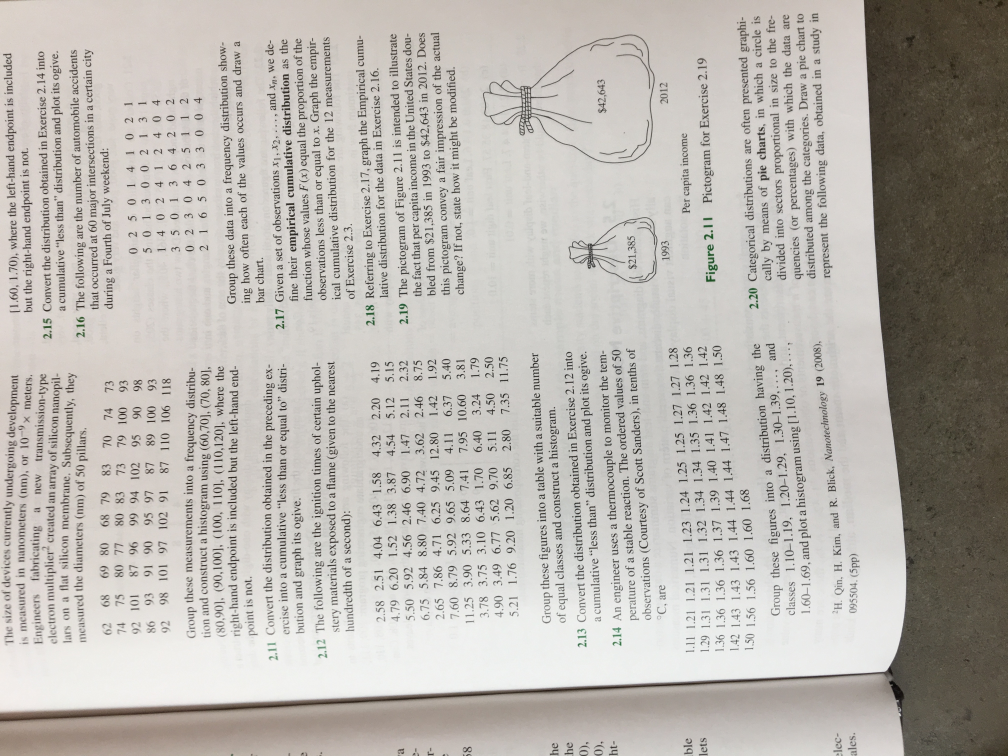
#> input picture src/media/JpegToPdf/original/IMG_0483.JPG, 4032 x 3024 px, found by its file name (shown at 1/4 size)
$ python -i JpegToPdf_converter.py   (imports and definitions only)
#> lines starting #> are read from the running program, lines starting #| are printed output that depends on the picture; long printed decimals are rounded
from PIL import Image, ExifTags
import math
import os


def scaleType(width, height):
    if width >= 2480 and height >= 3508:
        newWidth = float(2380)
        float(width)
        ratio = newWidth / width
        print(ratio)  # just for testing

        float(height)
        newHeight = ratio * height

        if newHeight > height:
            return "height"
        else:
            return "width"
    else:
        print("Scale Type: none")
        return "none"

        # make height 3408, and scale width accordingly


def scaleAccordingToHeight(width, height):
    newHeight = float(3408)
    float(height)
    ratio = newHeight / height
    print("The Ratio Is: %d", ratio)  # for testing

    float(width)
    newWidth = ratio * width

    newWidth = int(math.floor(newWidth))
    newHeight = int(math.floor(newHeight))

    return newWidth, newHeight

    # make width 2408 and scale height acccordingly


def scaleAccordingToWidth(width, height):
    newWidth = float(2380)
    float(width)
    ratio = newWidth / width
    print("+++++++The Ratio Is: %d", ratio)  # for testing

    float(height)
    newHeight = ratio * height

    newWidth = int(math.floor(newWidth))
    newHeight = int(math.floor(newHeight))

    return newWidth, newHeight


# creating new file name
def CreateNewFileName(file):
    # getting original file name
    filename_w_ext = os.path.basename(file)
    original_name, file_extension = os.path.splitext(filename_w_ext)

    # creating new name with a process id and a pdf file extension
    name = original_name
    pid = str(os.getpid()) # using process id, in case of multiple files with same name are being used
    extenstion = ".pdf"
    the_file_name = name + "_" + pid + extenstion

    return the_file_name

# creating blank image
mode = 'RGB'
size = (2480, 3508)
color = (255, 255, 255)
img = Image.new(mode, size, color)
#> img: PIL image 2480x3508 RGB; every value is 255

# reading image in
def ConvertFile(input_file):

#> called with input_file = '../media/JpegToPdf/original/IMG_0483.JPG'
    current_dir = os.getcwd()
    file_dir = current_dir
    input_file = file_dir + input_file
    print("INPUT FILE")
    print(input_file)

    original_image = Image.open(input_file)
#> original_image is the input picture: PIL image 4032x3024 RGB; mean R, G, B 185.6, 181.4, 175.9

    file_name = CreateNewFileName(input_file)

    try:
        for i in ExifTags.TAGS.keys():
            if ExifTags.TAGS[i] == 'Orientation':
                print("Found it!!!!!!!!")  # for testing
                print(ExifTags.TAGS[i])
                # https://sirv.com/help/resources/rotate-photos-to-be-upright/
                exif = dict(original_image._getexif().items())
                if exif[i] == 3:
                    print("Orientation 3, rotating 180 degrees")  # for testing
                    original_image = original_image.rotate(180, expand=True)
                elif exif[i] == 6:
                    print("Orientation 6, rotating 270 degrees")  # for testing
                    original_image = original_image.rotate(270, expand=True)
                elif exif[i] == 8:
                    print("Orientation 8, rotating 90 degrees")  # for testing
                    original_image = original_image.rotate(90, expand=True)
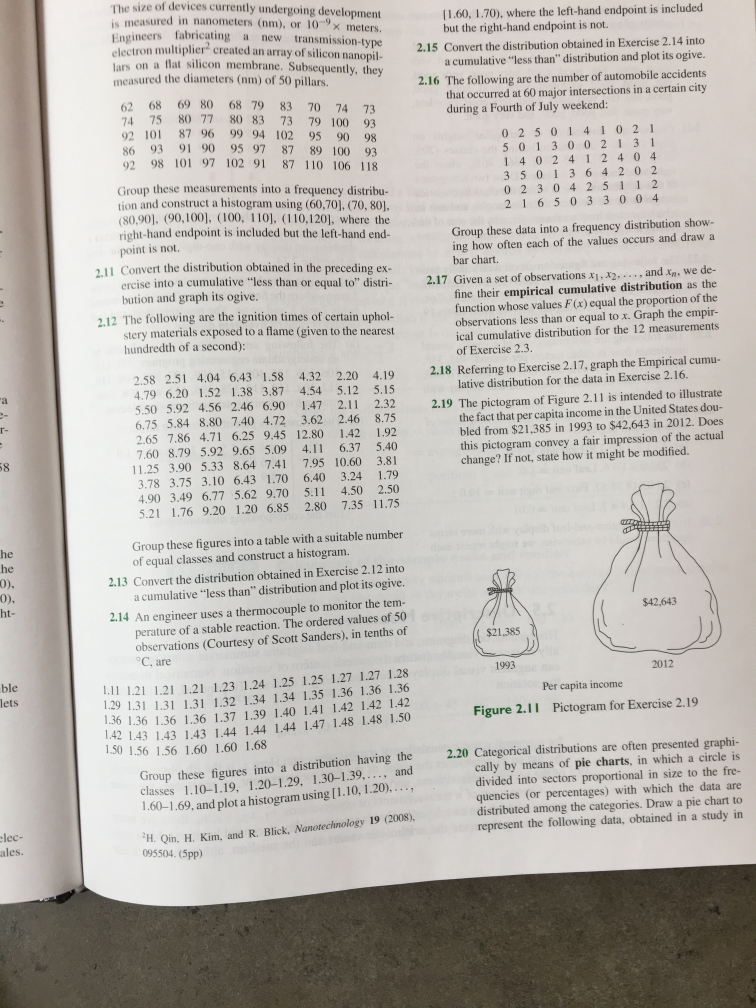
#> original_image: PIL image 3024x4032 RGB (shown at 1/4 size); mean R, G, B 185.6, 181.4, 175.9
    except:
        # traceback.print_exec()
        print("Orientation either 0 or EXIF data does not exist")  # for testing

    # getting dimensions of original image
    originalWidth, originalHeight = original_image.size
#> originalWidth = 3024; originalHeight = 4032

    # figuring out if we will scale according to height or width
    scaling = scaleType(originalWidth, originalHeight)
#| 0.787
#> scaling = 'width'

    finalHeight = 0
    finalWidth = 0

    # generating new dimensions for the image
    if scaling == "height":
        finalWidth, finalHeight = scaleAccordingToHeight(originalWidth, originalHeight)
    elif scaling == "width":
        finalWidth, finalHeight = scaleAccordingToWidth(originalWidth, originalHeight)
#| +++++++The Ratio Is: %d 0.787
#> finalWidth = 2380; finalHeight = 3173
    elif scaling == "none":
        finalWidth = originalWidth
        finalHeight = originalHeight
    else:
        traceback.print_exec()
        sys.exit("Error Occured")

    # resizing original image
    original_image = original_image.resize((finalWidth, finalHeight))
#> original_image: PIL image 2380x3173 RGB

    # positioning img in proper location on page
    if scaling == "height":
        horzMargin = (2480 - finalWidth) / 2
        horzMargin = int(math.floor(horzMargin))
        img.paste(original_image, (horzMargin, 50))
    elif scaling == "width":
        vertMargin = (3508 - finalHeight) / 2
#> vertMargin = 167.5
        vertMargin = int(math.floor(vertMargin))
#> vertMargin = 167
        img.paste(original_image, (50, vertMargin))
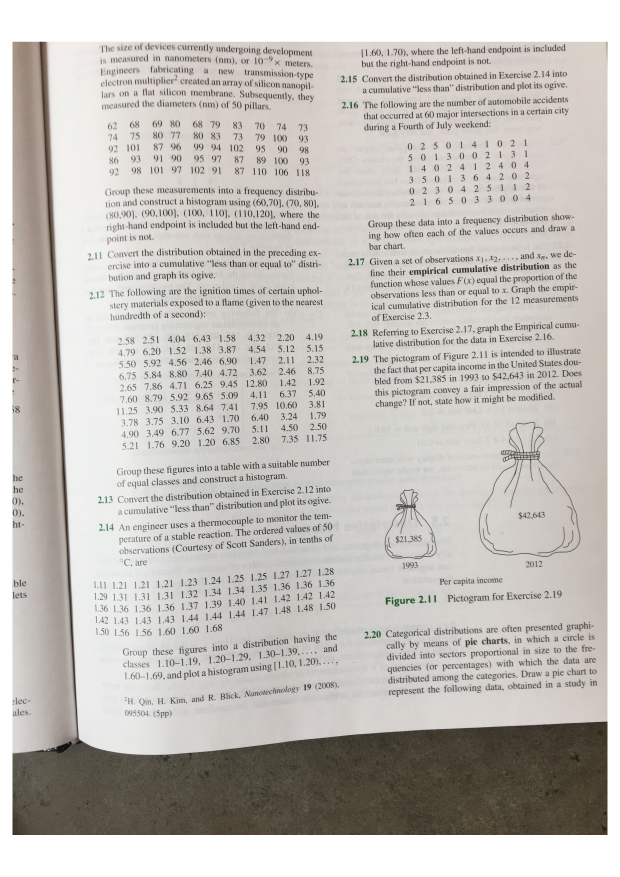
#> img: PIL image 2480x3508 RGB (shown at 1/4 size); mean R, G, B 194.7, 191.1, 186.3
    else:
        horzMargin = (2480 - finalWidth) / 2
        horzMargin = int(math.floor(horzMargin))
        vertMargin = (3508 - finalHeight) / 2
        vertMargin = int(math.floor(vertMargin))
        img.paste(original_image, (horzMargin,vertMargin))

    print("FILE NAME: " + file_name) # for testing

    ret_name = file_name
    save_path = "/media/JpegToPdf/converted/" + file_name
    save_name = file_dir + save_path

    ret_path = "JpegToPdf/converted/" + file_name

    img.save(save_name, 'PDF', quality=100)

    print("Return Name: " + ret_name) # for testing
    print("Return Path: " + ret_path) # for testing

    # return file name and path to file being returned
    return ret_name, ret_path

>>> result = ConvertFile('../media/JpegToPdf/original/IMG_0483.JPG')

$ run again, on src/media/JpegToPdf/original/IMG_0486.JPG
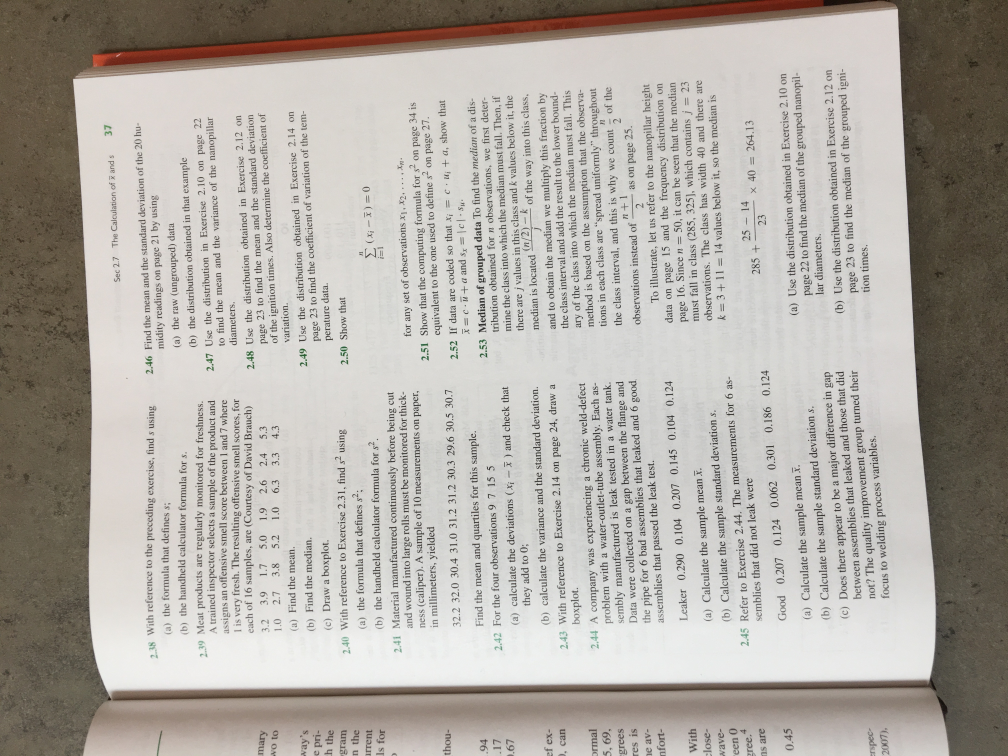
#> input picture src/media/JpegToPdf/original/IMG_0486.JPG, 4032 x 3024 px, found by its file name (shown at 1/4 size)
#> in ConvertFile, original_image is the input picture: PIL image 4032x3024 RGB; mean R, G, B 177.5, 172.5, 166
#> after the loop in ConvertFile, `for i in ExifTags.TAGS.keys():`:
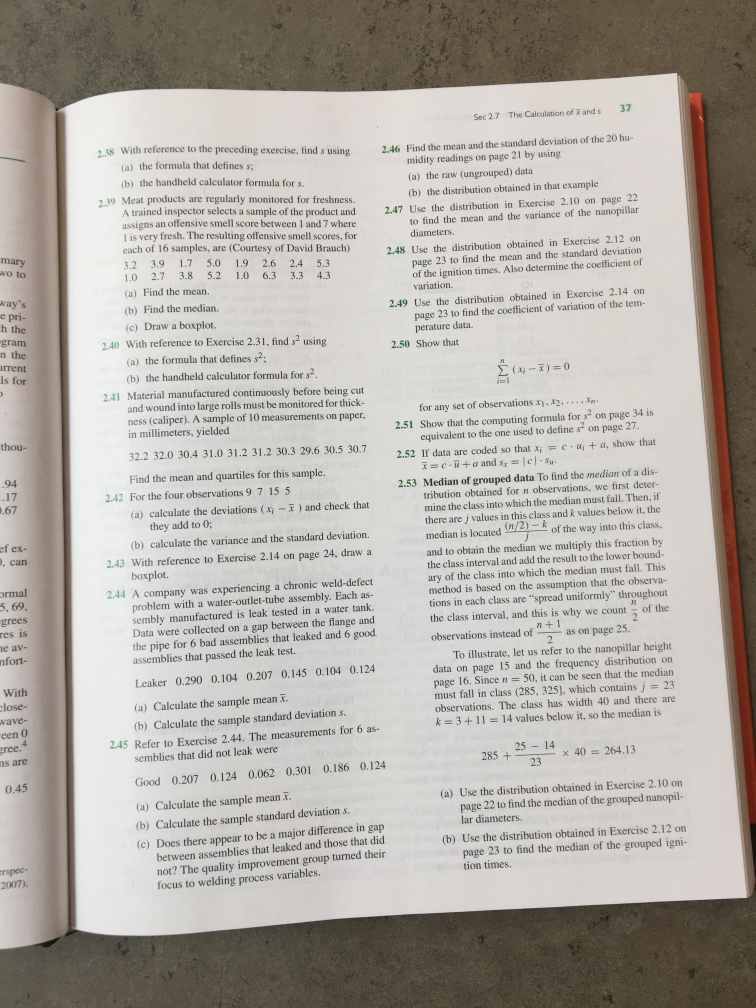
#> original_image: PIL image 3024x4032 RGB (shown at 1/4 size); mean R, G, B 177.5, 172.5, 166
#| 0.787
#| +++++++The Ratio Is: %d 0.787
#> in ConvertFile, `img.paste(original_image, (50, vertMargin))`:
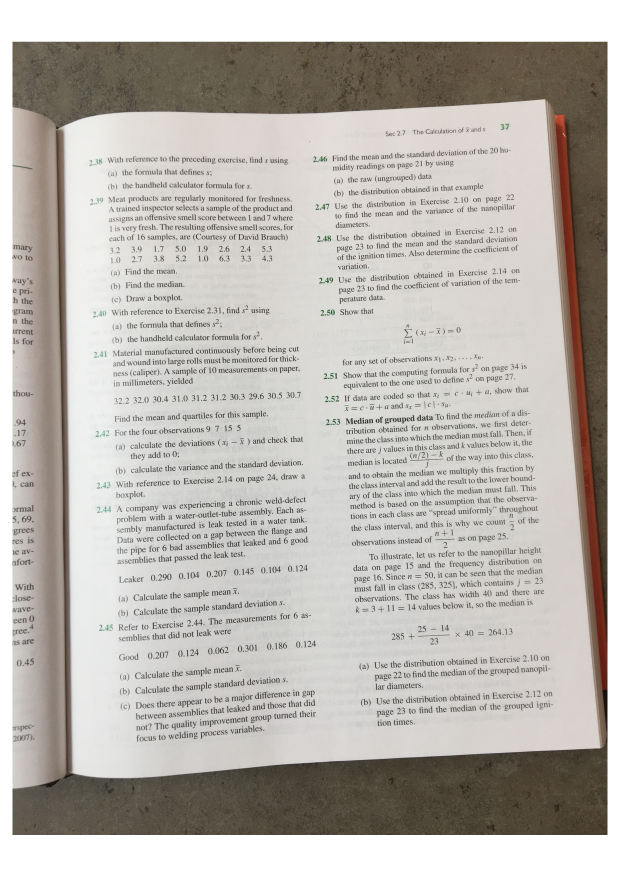
#> img: PIL image 2480x3508 RGB (shown at 1/4 size); mean R, G, B 187.8, 183.4, 177.7
